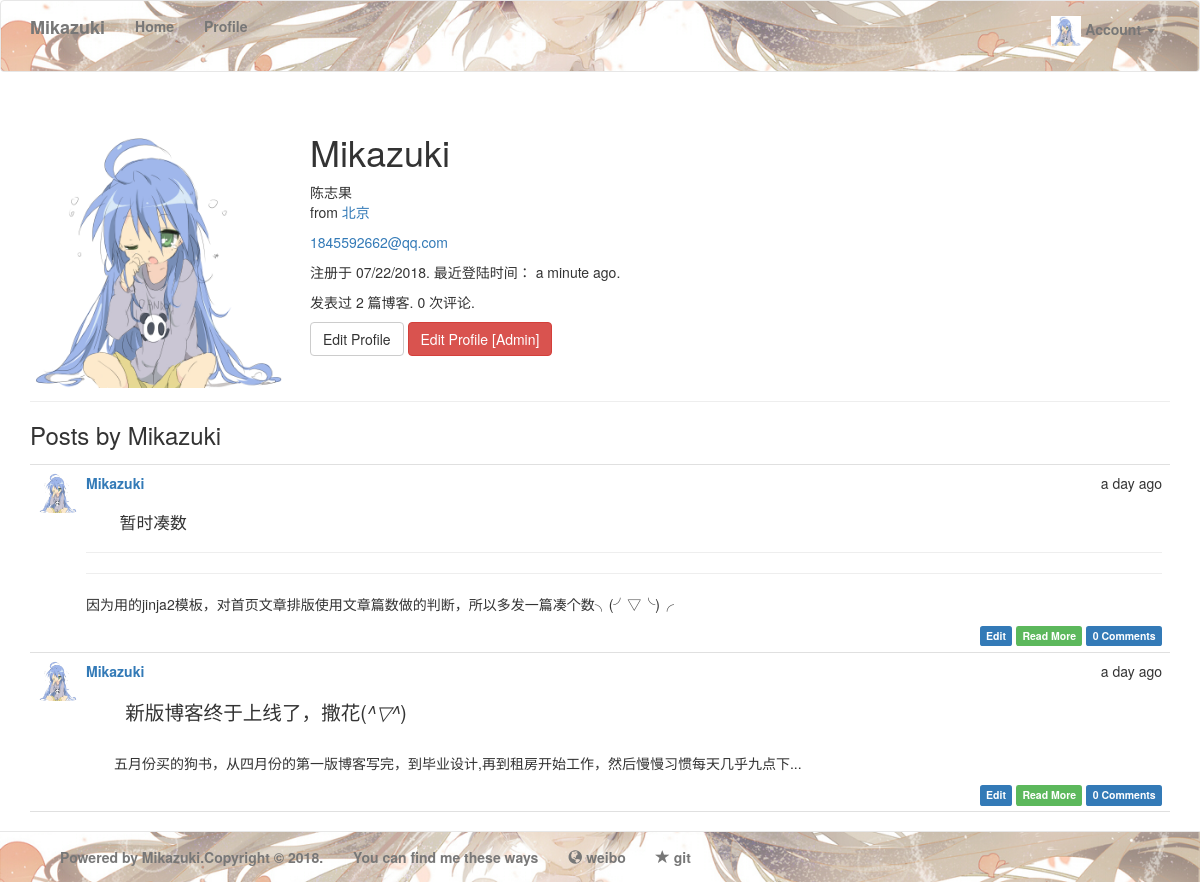
/user/Mikazuki (signed in), run on the app's committed database.
### app/models.py (models this page shows, shortened)
class User(UserMixin,db.Model):
    __tablename__ = 'users'
    id = db.Column(db.Integer, primary_key=True)
    email = db.Column(db.String(64),unique=True,index=True)
    username = db.Column(db.String(64), unique=True, index=True)
    role_id = db.Column(db.Integer, db.ForeignKey('roles.id'))
    password_hash = db.Column(db.String(128))
    confirmed = db.Column(db.Boolean,default=False)
    name = db.Column(db.String(64))
    location = db.Column(db.String(64))
    about_me = db.Column(db.Text())
    member_since = db.Column(db.DateTime(),default=datetime.utcnow)
    last_seen = db.Column(db.DateTime(),default=datetime.utcnow)
    posts = db.relationship('Post',backref='author',lazy='dynamic')
    comments = db.relationship('Comment',backref='author',lazy='dynamic')
    avatar_hash = db.Column(db.String(32))
    def ping(self):
        self.last_seen = datetime.utcnow()
        db.session.add(self)
    def can(self,permissions):
        return self.role is not None and (self.role.permissions & permissions) == permissions
    def is_administrator(self):
        return self.can(Permission.ADMINISTER)
    @property
    def password(self):
        raise AttributeError('passwd is not a readable attribute')

class Post(db.Model):
    __tablename__ = 'posts'
    id = db.Column(db.Integer,primary_key=True)
    body = db.Column(db.Text)
    timestamp = db.Column(db.DateTime,index=True,default=datetime.utcnow)
    author_id = db.Column(db.Integer,db.ForeignKey('users.id'))
    comments = db.relationship('Comment',backref='post',lazy='dynamic')
    body_html = db.Column(db.Text)

### app/main/views.py (the view)
@main.route('/user/<username>')
def user(username):
    user = User.query.filter_by(username=username).first()
    if user is None:
        abort(404)
    posts = user.posts.order_by(Post.timestamp.desc()).all()
    return render_template('user.html',user=user,posts=posts)

### app/auth/views.py (called while the page is built)
@auth.before_app_request
def before_request():
    if current_user.is_authenticated:
        current_user.ping()
        if not current_user.confirmed \
                and request.endpoint \
                and request.blueprint != 'auth' \
                and request.endpoint != 'static':
            return redirect(url_for('auth.unconfirmed'))

### app/main/__init__.py (called while the page is built)
@main.app_context_processor
def inject_permissions():
    return dict(Permission=Permission)

### app/models.py (called while the page is built)
@login_manager.user_loader
def load_user(user_id):
    return User.query.get(int(user_id))

### app/templates/user.html (shortened to what this page needs)
{% extends "base.html" %}
{% import "_macros.html" as macros %}
{% block page_content %}
<div class="page-header">
    {% if user.username == 'Mikazuki' %}
    <img class="img-rounded profile-thumbnail" src="{{ url_for('static',filename='admin.jpg') }}" height="256" width="256">
    {% else %}
    <img class="img-rounded profile-thumbnail" src="{{ current_user.gravatar(size=256) }}">
    {% endif %}
    <div class="profile-header">
        <h1>{{ user.username }}</h1>
        {% if user.name or user.location %}
        <p>
            {% if user.name %}{{ user.name }}<br>{% endif %}
            {% if user.location %}
                from <a target="_blank" href="http://www.google.cn/maps/?q={{ user.location }}">{{ user.location }}</a><br>
            {% endif %}
        </p>
        {% endif %}
        {% if current_user.is_administrator() %}
        <p><a href="mailto:{{ user.email }}">{{ user.email }}</a></p>
        {% endif %}
        <p>注册于 {{ moment(user.member_since).format('L') }}. 最近登陆时间： {{ moment(user.last_seen).fromNow() }}.</p>
        <p>发表过 {{ user.posts.count() }} 篇博客. {{ user.comments.count() }} 次评论.</p>
        <p>
            {% if user == current_user %}
            <a class="btn btn-default" href="{{ url_for('.edit_profile') }}">Edit Profile</a>
            {% endif %}
            {% if current_user.is_administrator() %}
            <a class="btn btn-danger" href="{{ url_for('.edit_profile_admin', id=user.id) }}">Edit Profile [Admin]</a>
            {% endif %}
        </p>
    </div>
</div>
<h3>Posts by {{ user.username }}</h3>
{% include '_posts.html' %}
{% endblock %}

### app/templates/_posts.html
<ul class="posts">
        {% for post in posts %}
        <li class="post">
            <div class="post-thumbnail">
                <a href="{{ url_for('.user', username=post.author.username) }}">
                    {% if post.author.username=="Mikazuki" %}
                    <img class="img-rounded profile-thumbnail" src="{{ url_for('static',filename='admin.jpg') }}" height="40" width="40">
                    {% else %}
                    <img class="img-rounded profile-thumbnail" src="{{ post.author.gravatar(size=40) }}">
                    {% endif %}
                </a>
            </div>
            <div class="post-content">
                <div class="post-date">{{ moment(post.timestamp).fromNow() }}</div>
                <div class="post-author"><a href="{{ url_for('.user', username=post.author.username) }}">{{ post.author.username }}</a></div>
                <div class="post-body">
                    {% if post.body_html %}
                        {% if posts | length == 1 %}
                            {{ post.body_html | safe}}
                        {% else %}
                            {{ post.body_html | truncate(100) | safe }}
                        {% endif %}
                    {% else %}
                        {{ post.body }}
                    {% endif %}
                </div>
                <div class="post-footer">
                    {% if current_user == post.author %}
                    <a href="{{ url_for('.edit', id=post.id) }}">
                        <span class="label label-primary">Edit</span>
                    </a>
                    {% elif current_user.is_administrator() %}
                    <a href="{{ url_for('.edit', id=post.id) }}">
                        <span class="label label-danger">Edit [Admin]</span>
                    </a>
                    {% endif %}
                    <a href="{{ url_for('.post', id=post.id) }}">
                        <span class="label label-success">Read More</span>
                    </a>
                    <a href="{{ url_for('.post', id=post.id) }}#comments">
                        <span class="label label-primary">{{ post.comments.count() }} Comments</span>
                    </a>
                </div>
            </div>
        </li>
        {% endfor %}
    </ul>

### app/static/styles.css (style rules this page uses)
.profile-thumbnail { position: absolute; }
.profile-header { min-height: 260px; margin-left: 280px; }
ul.posts { list-style-type: none; padding: 0px; margin: 16px 0px 0px 0px; border-top: 1px solid #e0e0e0; }
ul.posts li.post { padding: 8px; border-bottom: 1px solid #e0e0e0; }
div.post-date { float: right; }
div.post-author { font-weight: bold; }
div.post-thumbnail { position: absolute; }
div.post-content { margin-left: 48px; min-height: 48px; }
div.post-footer { text-align: right; }
.post-body h1 { font-size: 140%; }
.post-body h3 { font-size: 120%; }

### data on the page
User: username "Mikazuki", name "陈志果", location "北京", email "1845592662@qq.com", member_since "07/22/2018", last_seen "a minute ago"
Post: timestamp "a day ago", author.username "Mikazuki", body_html "暂时凑数 因为用的jinja2模板，对首页文章排版使用文章篇数做的判断，所以多发一篇凑个数╮(╯▽╰)╭", comments.count "0"
Post: timestamp "a day ago", author.username "Mikazuki", body_html "新版博客终于上线了，撒花( ^▽^ ) 五月份买的狗书，从四月份的第一版博客写完，到毕业设计,再到租房开始工作，然后慢慢习惯每天几乎九点下...", comments.count "0"

### other printed values
{{ user.posts.count() }} "2"
{{ user.comments.count() }} "0"
